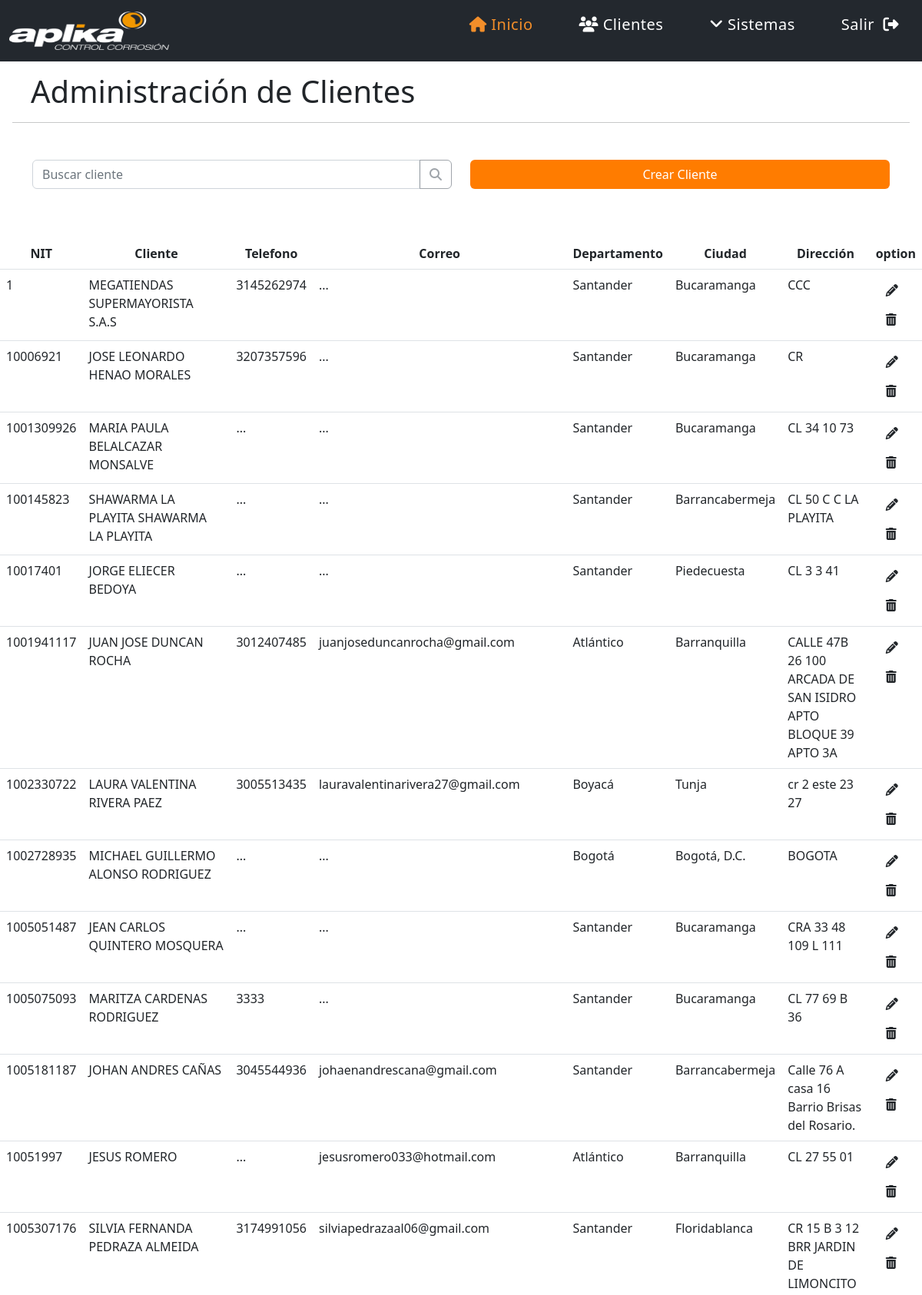
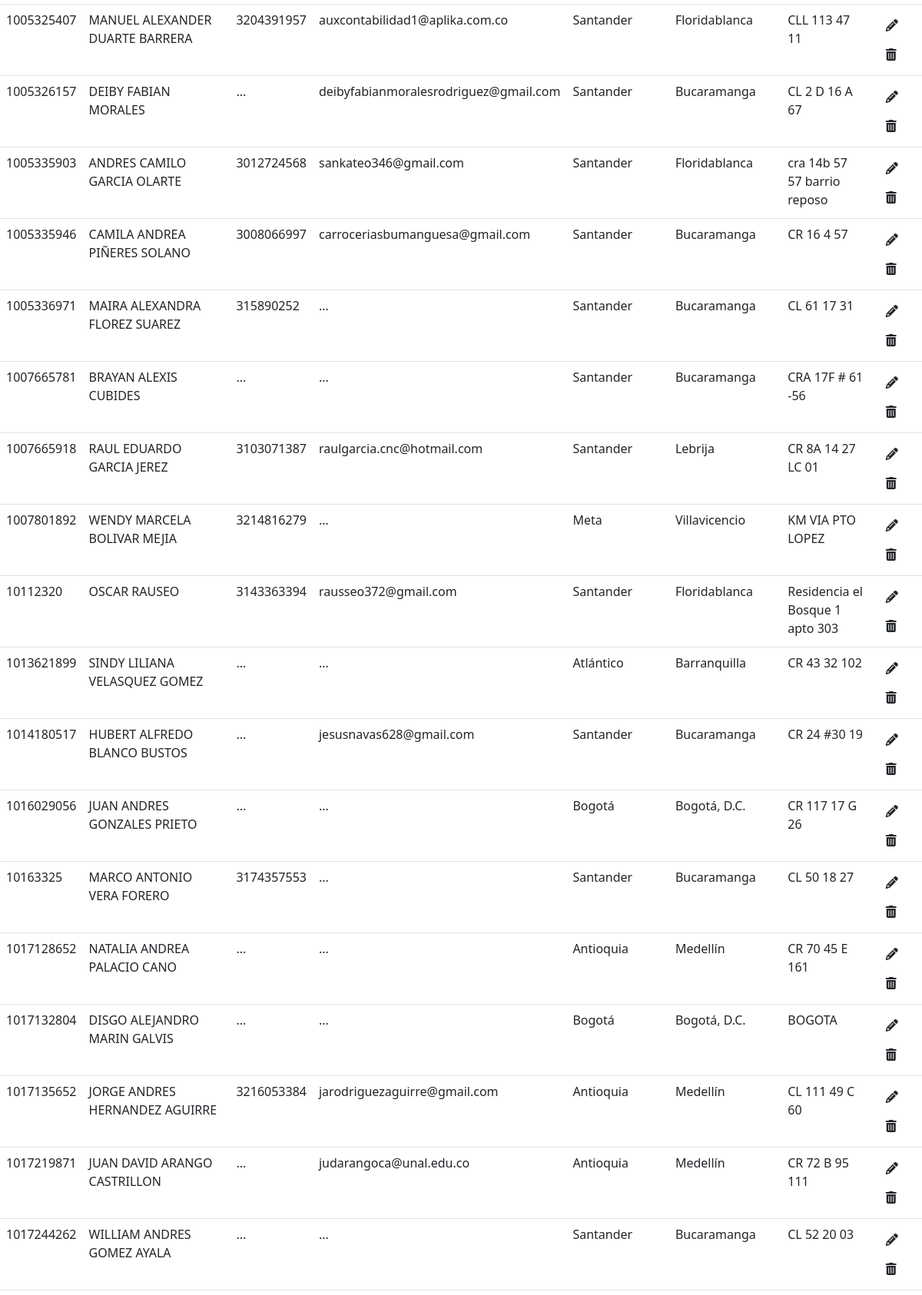
The app's page /cliente.php (signed in, upper part) with its own data (2 pictures, top to bottom).
### tables this page shows
CREATE TABLE IF NOT EXISTS `clientes` (
  `id` int NOT NULL AUTO_INCREMENT,
  `nit` bigint NOT NULL,
  `nombre` varchar(200) NOT NULL,
  `celular` varchar(100) NOT NULL,
  `correo` varchar(120) NOT NULL,
  `departamento` varchar(120) NOT NULL,
  `ciudad` varchar(120) NOT NULL,
  `direccion` varchar(200) NOT NULL,
  PRIMARY KEY (`id`)
);

### cliente.php (the view, shortened to what this page needs)
<?php
include("template/encabezado.php");
?>
<link href="https://cdn.jsdelivr.net/npm/bootstrap@5.2.2/dist/css/bootstrap.min.css" rel="stylesheet">
<h1 class="titleDato">Administración de Clientes</h1>
<hr class="separador">
<?php
$host = 'localhost';
$username = 'root';
$password = '123456';
$conexion = mysqli_connect( $host, $username, $password ) or die ("No se ha podido conectar al servidor de Base de datos");
$consulta = "SELECT * FROM clientes";
$productos = mysqli_query( $conexion, $consulta ) or die ( "Algo ha ido mal en la consulta a la base de datos");
?>
<div class="container">
	<div class="row">
		<div class="col-md-6">
			<div class="input-group mb-3">
			  <input type="text" class="form-control" placeholder="Buscar cliente" aria-label="Recipient's username" aria-describedby="button-addon2">
			  <button disabled class="btn btn-outline-secondary" type="button" id="button-addon2"><i class="fa-solid fa-magnifying-glass"></i>
</svg></button>
			</div>
		</div>
        <div class="col-md-6">
			<div class="d-grid gap-2">
				<a class="btn btn-succes" href="crear_cliente.php" style="background-color: #ff7c00; color:white; float: right">Crear Cliente</a>
        	</div>
		</div>
	</div>
</div>
<br><br>
	<table class='table table-hover'>
		<thead>
			<tr>
				<th style='text-align: center; vertical-align: middle;' class='col-sm-1'>NIT</th>
				<th style='text-align: center; vertical-align: middle;' class='col-md-3'>Cliente</th>
				<th style='text-align: center; vertical-align: middle;'>Telefono</th>
				<th style='text-align: center; vertical-align: middle;'>Correo</th>
				<th style='text-align: center; vertical-align: middle;'>Departamento</th>
				<th style='text-align: center; vertical-align: middle;'>Ciudad</th>
				<th style='text-align: center; vertical-align: middle;'>Dirección</th>
				<th style='text-align: center; vertical-align: middle;'>option</th>
			</tr>
		</thead>
		<tbody>
		<?php
			while ($columna = mysqli_fetch_array( $productos))
			{
				echo "<tr>";
				echo "<td>" . $columna['nit'] . "</td><td>" . $columna['nombre'] . "</td><td>" . $columna['celular'] . "</td><td>" . $columna['correo'] . "</td><td>" . $columna['departamento'] . "</td><td>" . $columna['ciudad'] . "</td><td>" . $columna['direccion'] . "</td><td><a href='#' class='btn'><i class='fa-solid fa-pencil'></i></a><a href='#' class='btn'><i class='fa-solid fa-trash-can'></i></a></td>";
				echo "</tr>";
			}
		?>
		</tbody>
	</table>
<?php
include("template/pie.php");
?>

### template/encabezado.php (shortened to what this page needs)
<!DOCTYPE html>
<html lang="es">
<head>
    <link rel="stylesheet" href="styles/style.css">
    <link href="https://cdn.jsdelivr.net/npm/bootstrap@5.2.0/dist/css/bootstrap.min.css" rel="stylesheet">
    <link rel="stylesheet" href="https://cdnjs.cloudflare.com/ajax/libs/font-awesome/6.2.0/css/all.min.css" />
</head>
<body>
<?php
$Inicio = "Inicio";
$Clientes = "Clientes";
$Solicitud = "Solicitud";
$Pagina = $_GET['pag_actual'];
?>
<header>
        <nav class="menu">
            <img src="./img/logoAPK.png" href="home.php?pag_actual=Inicio">
            <ul>
                <li><a class="underline" <?php if($Pagina == $Inicio) { echo ("style='color: #F28E2A;'"); } ?> href="home.php?pag_actual=Inicio"><i class="fa-solid fa-house"></i>&nbspInicio</a></li>
                <li><a class="underline" <?php if($Pagina == $Clientes) { echo ("style='color: #F28E2A;'"); } ?> href="cliente.php?pag_actual=Clientes"><i class="fa-solid fa-users"></i>&nbspClientes</a></li>
                <li><a class="underline" <?php if($Pagina == $Solicitud) { echo ("style='color: #F28E2A;'"); } ?> ><i class="fa-solid fa-angle-down"></i>&nbspSistemas</a>
            </li>
                <li><a class="underline" href="cerrar_sesion.php">Salir &nbsp<i class="fa-solid fa-right-from-bracket"></i></a></li>
            </ul>
        </nav>
</header>

### template/pie.php
</body>
</html>

### styles/style.css (style rules this page uses)
:root { --color-principalGris: #76777A; --color-principalNaranja: #F28E2A; --color-segundarioGrisOscuro: #23282E; --color-segundarioGrisClaro1: #A6A6A6; --color-segundarioGrisClaro2: #C4C4C5; --color-segundarioNaranjaClaro: #F8A556; }
body { margin: 0; padding: 0; font-family: ubuntu, sans-serif; }
.menu { display: flex; align-items: center; justify-content: space-between; background: var(--color-segundarioGrisOscuro); height: 80px; width: 100% !important; table-layout: fixed; }
.menu img { height: 50px; width: 13rem; margin: 0 12px; }
header ul { display: flex; position: sticky; top: 0; }
header ul li { margin: 0 20px; list-style-type: none; }
header ul li a { color: white ; background: transparent; position: relative; text-decoration: none; letter-spacing: 0.5px; padding: 0 10px; font-size: 20px; }
.menu .underline { display: inline-block; position: relative; }
.menu ul li .underline:after { content: ''; position: absolute; width: 100%; transform: scaleX(0); height: 2px; bottom: 0; left: 0; transition: .3s ease-out all; background-color: #f28e2a; transform-origin: bottom right; margin-top: 2px; }
.separador { margin: 1rem; }
.container { margin-top: 3rem; border: none ; overflow-x: hidden; }
h1 { margin-top: 15px !important; margin-left: 40px; }

### records on screen
clientes: nit "1", nombre "MEGATIENDAS SUPERMAYORISTA S.A.S", celular "3145262974", correo "...", departamento "Santander", ciudad "Bucaramanga", direccion "CCC"
clientes: nit "10006921", nombre "JOSE LEONARDO HENAO MORALES", celular "3207357596", correo "...", departamento "Santander", ciudad "Bucaramanga", direccion "CR"
clientes: nit "1001309926", nombre "MARIA PAULA BELALCAZAR MONSALVE", celular "...", correo "...", departamento "Santander", ciudad "Bucaramanga", direccion "CL 34 10 73"
clientes: nit "100145823", nombre "SHAWARMA LA PLAYITA SHAWARMA LA PLAYITA", celular "...", correo "...", departamento "Santander", ciudad "Barrancabermeja", direccion "CL 50 C C LA PLAYITA"
clientes: nit "10017401", nombre "JORGE ELIECER BEDOYA", celular "...", correo "...", departamento "Santander", ciudad "Piedecuesta", direccion "CL 3 3 41"
clientes: nit "1001941117", nombre "JUAN JOSE DUNCAN ROCHA", celular "3012407485", correo "juanjoseduncanrocha@gmail.com", departamento "Atlántico", ciudad "Barranquilla", direccion "CALLE 47B 26 100 ARCADA DE SAN ISIDRO APTO BLOQUE 39 APTO 3A"
clientes: nit "1002330722", nombre "LAURA VALENTINA RIVERA PAEZ", celular "3005513435", correo "lauravalentinarivera27@gmail.com", departamento "Boyacá", ciudad "Tunja", direccion "cr 2 este 23 27"
clientes: nit "1002728935", nombre "MICHAEL GUILLERMO ALONSO RODRIGUEZ", celular "...", correo "...", departamento "Bogotá", ciudad "Bogotá, D.C.", direccion "BOGOTA"
clientes: nit "1005051487", nombre "JEAN CARLOS QUINTERO MOSQUERA", celular "...", correo "...", departamento "Santander", ciudad "Bucaramanga", direccion "CRA 33 48 109 L 111"
clientes: nit "1005075093", nombre "MARITZA CARDENAS RODRIGUEZ", celular "3333", correo "...", departamento "Santander", ciudad "Bucaramanga", direccion "CL 77 69 B 36"
clientes: nit "1005181187", nombre "JOHAN ANDRES CAÑAS", celular "3045544936", correo "johaenandrescana@gmail.com", departamento "Santander", ciudad "Barrancabermeja", direccion "Calle 76 A casa 16 Barrio Brisas del Rosario."
clientes: nit "10051997", nombre "JESUS ROMERO", celular "...", correo "jesusromero033@hotmail.com", departamento "Atlántico", ciudad "Barranquilla", direccion "CL 27 55 01"
clientes: nit "1005307176", nombre "SILVIA FERNANDA PEDRAZA ALMEIDA", celular "3174991056", correo "silviapedrazaal06@gmail.com", departamento "Santander", ciudad "Floridablanca", direccion "CR 15 B 3 12 BRR JARDIN DE LIMONCITO"
clientes: nit "1005325407", nombre "MANUEL ALEXANDER DUARTE BARRERA", celular "3204391957", correo "auxcontabilidad1@aplika.com.co", departamento "Santander", ciudad "Floridablanca", direccion "CLL 113 47 11"
clientes: nit "1005326157", nombre "DEIBY FABIAN MORALES", celular "...", correo "deibyfabianmoralesrodriguez@gmail.com", departamento "Santander", ciudad "Bucaramanga", direccion "CL 2 D 16 A 67"
clientes: nit "1005335903", nombre "ANDRES CAMILO GARCIA OLARTE", celular "3012724568", correo "sankateo346@gmail.com", departamento "Santander", ciudad "Floridablanca", direccion "cra 14b 57 57 barrio reposo"
clientes: nit "1005335946", nombre "CAMILA ANDREA PIÑERES SOLANO", celular "3008066997", correo "carroceriasbumanguesa@gmail.com", departamento "Santander", ciudad "Bucaramanga", direccion "CR 16 4 57"
clientes: nit "1005336971", nombre "MAIRA ALEXANDRA FLOREZ SUAREZ", celular "315890252", correo "...", departamento "Santander", ciudad "Bucaramanga", direccion "CL 61 17 31"
clientes: nit "1007665781", nombre "BRAYAN ALEXIS CUBIDES", celular "...", correo "...", departamento "Santander", ciudad "Bucaramanga", direccion "CRA 17F # 61 -56"
clientes: nit "1007665918", nombre "RAUL EDUARDO GARCIA JEREZ", celular "3103071387", correo "raulgarcia.cnc@hotmail.com", departamento "Santander", ciudad "Lebrija", direccion "CR 8A 14 27 LC 01"
clientes: nit "1007801892", nombre "WENDY MARCELA BOLIVAR MEJIA", celular "3214816279", correo "...", departamento "Meta", ciudad "Villavicencio", direccion "KM VIA PTO LOPEZ"
clientes: nit "10112320", nombre "OSCAR RAUSEO", celular "3143363394", correo "rausseo372@gmail.com", departamento "Santander", ciudad "Floridablanca", direccion "Residencia el Bosque 1 apto 303"
clientes: nit "1013621899", nombre "SINDY LILIANA VELASQUEZ GOMEZ", celular "...", correo "...", departamento "Atlántico", ciudad "Barranquilla", direccion "CR 43 32 102"
clientes: nit "1014180517", nombre "HUBERT ALFREDO BLANCO BUSTOS", celular "...", correo "jesusnavas628@gmail.com", departamento "Santander", ciudad "Bucaramanga", direccion "CR 24 #30 19"
clientes: nit "1016029056", nombre "JUAN ANDRES GONZALES PRIETO", celular "...", correo "...", departamento "Bogotá", ciudad "Bogotá, D.C.", direccion "CR 117 17 G 26"
clientes: nit "10163325", nombre "MARCO ANTONIO VERA FORERO", celular "3174357553", correo "...", departamento "Santander", ciudad "Bucaramanga", direccion "CL 50 18 27"
clientes: nit "1017128652", nombre "NATALIA ANDREA PALACIO CANO", celular "...", correo "...", departamento "Antioquia", ciudad "Medellín", direccion "CR 70 45 E 161"
clientes: nit "1017132804", nombre "DISGO ALEJANDRO MARIN GALVIS", celular "...", correo "...", departamento "Bogotá", ciudad "Bogotá, D.C.", direccion "BOGOTA"
clientes: nit "1017135652", nombre "JORGE ANDRES HERNANDEZ AGUIRRE", celular "3216053384", correo "jarodriguezaguirre@gmail.com", departamento "Antioquia", ciudad "Medellín", direccion "CL 111 49 C 60"
clientes: nit "1017219871", nombre "JUAN DAVID ARANGO CASTRILLON", celular "...", correo "judarangoca@unal.edu.co", departamento "Antioquia", ciudad "Medellín", direccion "CR 72 B 95 111"
clientes: nit "1017244262", nombre "WILLIAM ANDRES GOMEZ AYALA", celular "...", correo "...", departamento "Santander", ciudad "Bucaramanga", direccion "CL 52 20 03"
